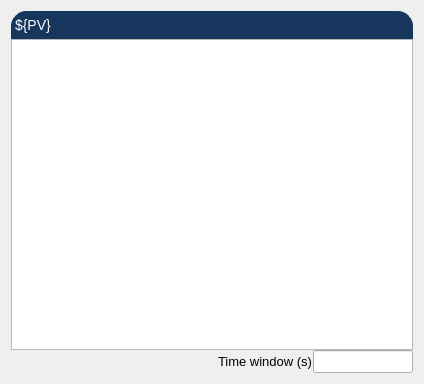
<?xml version="1.0" encoding="UTF-8"?>
<ui version="4.0">
 <class>Form</class>
 <widget class="QWidget" name="Form">
  <property name="geometry">
   <rect>
    <x>0</x>
    <y>0</y>
    <width>424</width>
    <height>384</height>
   </rect>
  </property>
  <property name="windowTitle">
   <string>Form</string>
  </property>
  <layout class="QVBoxLayout" name="verticalLayout_2">
   <item>
    <layout class="QVBoxLayout" name="verticalLayout">
     <property name="spacing">
      <number>0</number>
     </property>
     <item>
      <widget class="QLabel" name="label_4">
       <property name="styleSheet">
        <string notr="true">QLabel {
    qproperty-alignment: AlignCenter;
    border: 1px solid #FF17365D;
    border-top-left-radius: 15px;
    border-top-right-radius: 15px;
    background-color: #FF17365D;
    padding: 5px 0px;
    color: rgb(255, 255, 255);
    max-height: 25px;
    font-size: 14px;
}</string>
       </property>
       <property name="text">
        <string>${PV}</string>
       </property>
      </widget>
     </item>
     <item>
      <widget class="PyDMTimePlot" name="PyDMTimePlot">
       <property name="minimumSize">
        <size>
         <width>400</width>
         <height>300</height>
        </size>
       </property>
       <property name="toolTip">
        <string/>
       </property>
       <property name="yAxes">
        <stringlist>
         <string>{&quot;name&quot;: &quot;Axis 1&quot;, &quot;orientation&quot;: &quot;left&quot;, &quot;label&quot;: null, &quot;minRange&quot;: -1.0, &quot;maxRange&quot;: 1.0, &quot;autoRange&quot;: true, &quot;logMode&quot;: false}</string>
        </stringlist>
       </property>
       <property name="curves">
        <stringlist>
         <string>{&quot;channel&quot;: &quot;ca://${PV}&quot;, &quot;plot_style&quot;: &quot;Line&quot;, &quot;name&quot;: &quot;${PV}&quot;, &quot;color&quot;: &quot;white&quot;, &quot;lineStyle&quot;: 0, &quot;lineWidth&quot;: 1, &quot;symbol&quot;: &quot;o&quot;, &quot;symbolSize&quot;: 10, &quot;yAxisName&quot;: &quot;Axis 1&quot;, &quot;barWidth&quot;: null, &quot;upperThreshold&quot;: null, &quot;lowerThreshold&quot;: null, &quot;thresholdColor&quot;: &quot;white&quot;}</string>
        </stringlist>
       </property>
       <property name="updateMode" stdset="0">
        <enum>PyDMTimePlot::OnValueChange</enum>
       </property>
       <property name="timeSpan">
        <double>600.000000000000000</double>
       </property>
      </widget>
     </item>
     <item>
      <layout class="QHBoxLayout" name="horizontalLayout">
       <property name="spacing">
        <number>0</number>
       </property>
       <property name="topMargin">
        <number>0</number>
       </property>
       <item>
        <spacer name="horizontalSpacer">
         <property name="orientation">
          <enum>Qt::Horizontal</enum>
         </property>
         <property name="sizeHint" stdset="0">
          <size>
           <width>40</width>
           <height>20</height>
          </size>
         </property>
        </spacer>
       </item>
       <item>
        <widget class="QLabel" name="label_2">
         <property name="font">
          <font>
           <pointsize>10</pointsize>
          </font>
         </property>
         <property name="text">
          <string>Time window (s)</string>
         </property>
        </widget>
       </item>
       <item>
        <widget class="QLineEdit" name="lineEdit">
         <property name="maximumSize">
          <size>
           <width>100</width>
           <height>16777215</height>
          </size>
         </property>
         <property name="font">
          <font>
           <pointsize>10</pointsize>
          </font>
         </property>
        </widget>
       </item>
      </layout>
     </item>
    </layout>
   </item>
  </layout>
 </widget>
 <customwidgets>
  <customwidget>
   <class>PyDMTimePlot</class>
   <extends>QGraphicsView</extends>
   <header>pydm.widgets.timeplot</header>
  </customwidget>
 </customwidgets>
 <resources/>
 <connections/>
</ui>
